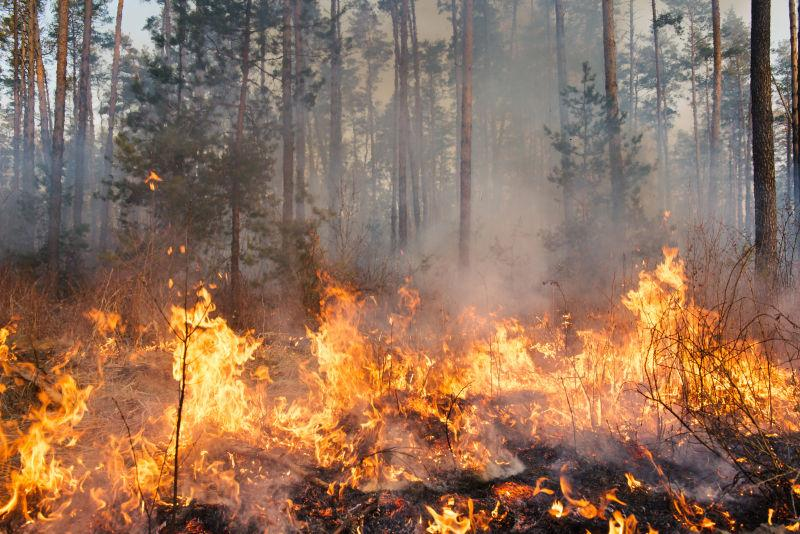
#> input picture 1806101059饶龙江/img processing/imgs/fire/T0t0.jpg, 800 x 534 px, found by its file name
$ python gray.py
#> lines starting #> are read from the running program, lines starting #| are printed output that depends on the picture
import cv2 as cv
import numpy as np
#import  matplotlib.pyplot as plt
#一般灰度化方法
def gray_pixels(image):
    for i in range(len(image)):
        for j in range(len(image[i])):
            a = image[i][j]
            g = 0.59*a[0]+0.11*a[1]+a[2]*0.30
            image[i][j]=g
    cv.imshow("gary image",image)
    print(image.shape)

#改进的灰度化方法：由于处理火灾图像时，需要突出火焰区域，所以可以改变权值的取值范围，使得火焰区域明显。
def chgray_pixels(image):
    for i in range(len(image)):
        for j in range(len(image[i])):
            a = image[i][j]
            g = 0*a[0]+0*a[1]+1*a[2]#示例
            image[i][j]=g
    cv.imshow("gary image",image)


src = cv.imread("D:/pecture/T0t0.jpg")#gbr
#> src is the input picture: shape (534, 800, 3); mean B, G, R 90.6, 113, 145.5
cv.namedWindow("input image",cv.WINDOW_AUTOSIZE)
#src_mind =  cv.medianBlur(src,5)
#cv.imshow("input image",src_mind)
cv.imshow("input image",src)
chgray_pixels(src)
#> after the loop in chgray_pixels, `for i in range(len(image)):`:
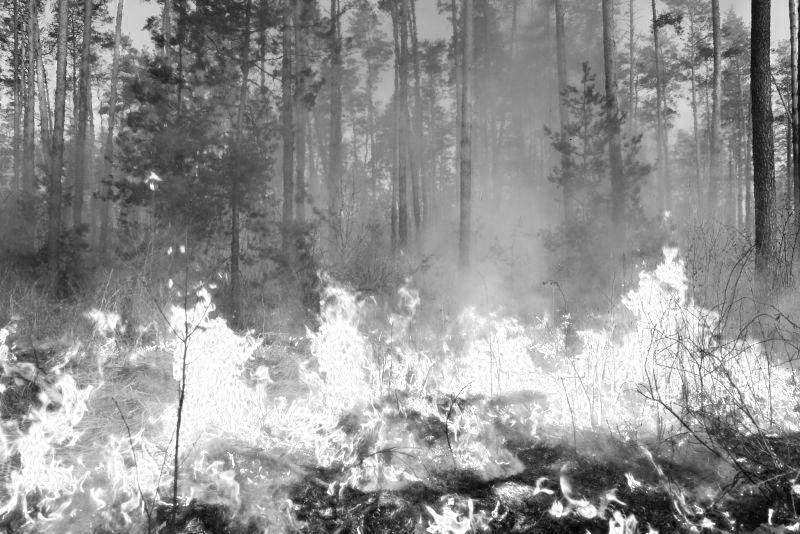
#> image: shape (534, 800, 3); min 0, max 255, mean 145.5
cv.waitKey(0)
cv.destroyAllWindows()

#滤波的几个基本方法
#均值滤波：
#中值滤波
#高斯滤波
#双边滤波

$ run again, with 1806101059饶龙江/img processing/imgs/fire/download.jpg copied over 1806101059饶龙江/img processing/imgs/fire/T0t0.jpg
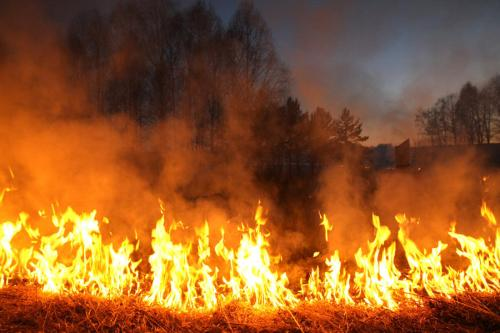
#> input picture 1806101059饶龙江/img processing/imgs/fire/download.jpg, 500 x 333 px, found by its file name
#> src is the input picture: shape (333, 500, 3); mean B, G, R 42.4, 91.1, 147.6
#> after the loop in chgray_pixels, `for i in range(len(image)):`:
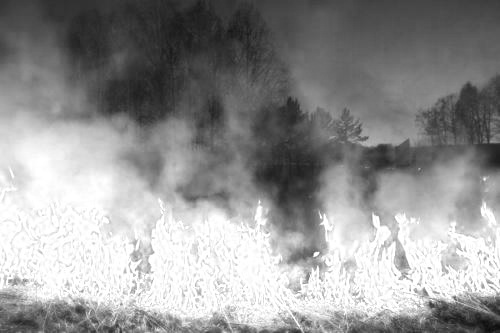
#> image: shape (333, 500, 3); min 11, max 255, mean 147.6

$ run again, with 1806101059饶龙江/img processing/imgs/fire/u=1084785743,1130904191&fm=26&gp=0.jpg copied over 1806101059饶龙江/img processing/imgs/fire/T0t0.jpg
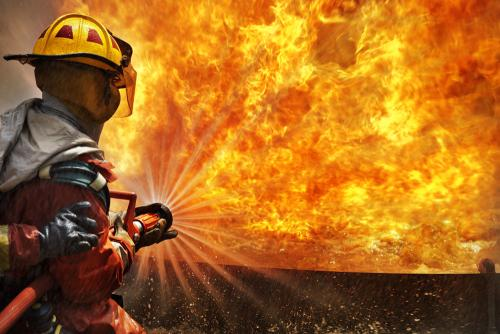
#> input picture 1806101059饶龙江/img processing/imgs/fire/u=1084785743,1130904191&fm=26&gp=0.jpg, 500 x 334 px, found by its file name
#> src is the input picture: shape (334, 500, 3); mean B, G, R 31, 105.3, 170.2
#> after the loop in chgray_pixels, `for i in range(len(image)):`:
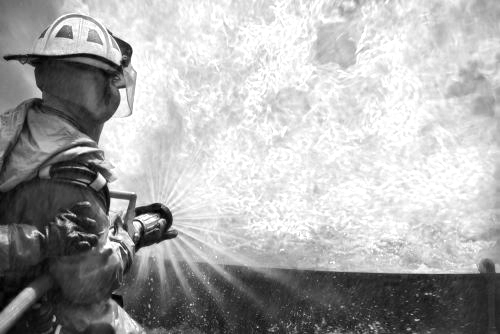
#> image: shape (334, 500, 3); min 0, max 255, mean 170.2

$ run again, with 1806101059饶龙江/img processing/imgs/fire/u=1135693352,3853261875&fm=26&gp=0.jpg copied over 1806101059饶龙江/img processing/imgs/fire/T0t0.jpg
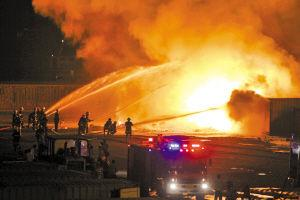
#> input picture 1806101059饶龙江/img processing/imgs/fire/u=1135693352,3853261875&fm=26&gp=0.jpg, 300 x 200 px, found by its file name
#> src is the input picture: shape (200, 300, 3); mean B, G, R 50.3, 95.2, 145.5
#> after the loop in chgray_pixels, `for i in range(len(image)):`:
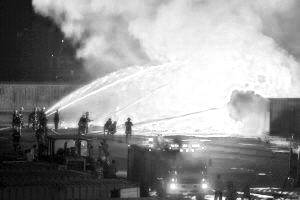
#> image: shape (200, 300, 3); min 0, max 255, mean 145.5
